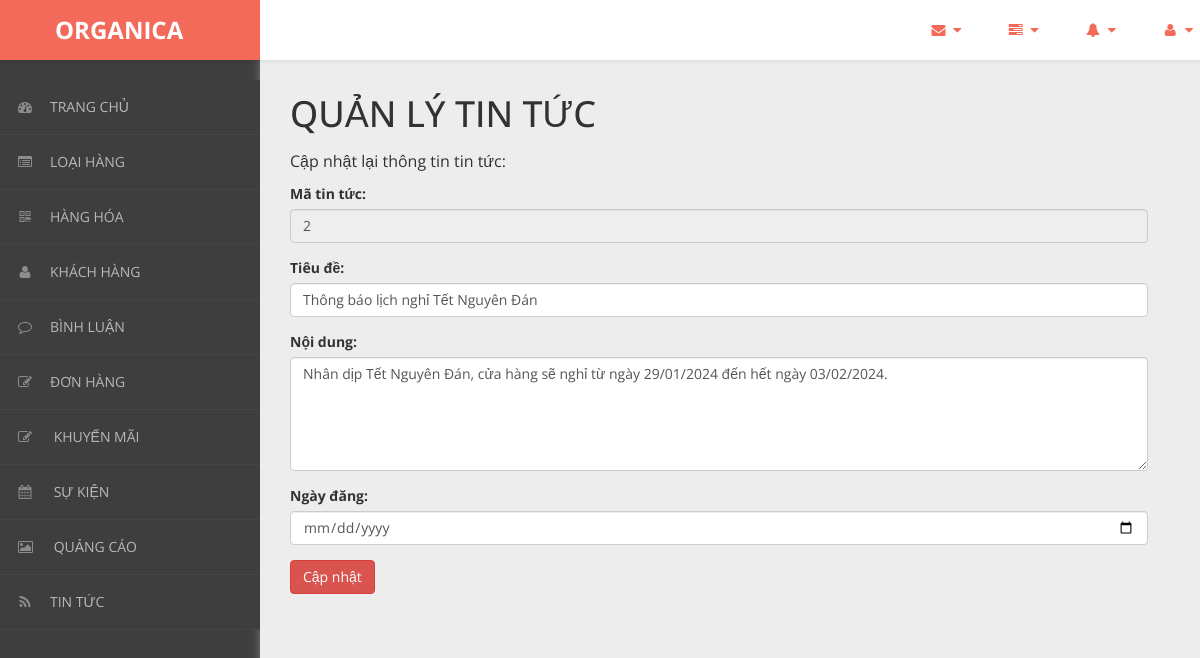
Page /admin/content/tin-tuc/tin-tuc-update.php?ma_tt=2 on the committed database.
### tables this page shows
CREATE TABLE `tin_tuc` (
  `ma_tt` int NOT NULL AUTO_INCREMENT,
  `tieu_de` varchar(150) NOT NULL,
  `noi_dung` text NOT NULL,
  `ngay_dang` datetime NOT NULL,
  PRIMARY KEY (`ma_tt`)
);

### admin/dao/pdo.php (called while the page is built, shortened)
<?php
    function pdo_get_connection(){
        $pdo = new PDO("mysql:host=localhost;dbname=staffcoffee",'root','');
        $pdo->setAttribute(PDO::ATTR_ERRMODE, PDO::ERRMODE_EXCEPTION);
        return $pdo;
    }
    function pdo_query_one($sql){
        $sql_args = array_slice(func_get_args(),1);
        try{
            $conn = pdo_get_connection();
            $stmt = $conn ->prepare($sql);
            $stmt -> execute($sql_args);
            $row = $stmt -> fetch();
            return $row;
        }catch(PDOException $e){
            throw $e;
        }finally{
            unset($conn);
        }
    }
    ?>

### admin/dao/tin-tuc.php (called while the page is built, shortened)
<?php
require_once('pdo.php');
function tin_tuc_select_by_id($ma_tt) {
    $sql = "SELECT * FROM tin_tuc WHERE ma_tt=?";
    return pdo_query_one($sql, $ma_tt);
}
?>

### admin/content/tin-tuc/tin-tuc-update.php (the view, shortened to what this page needs)
<!DOCTYPE html>
<html xmlns="http://www.w3.org/1999/xhtml">
<head>
    <link href="../../../css/admin/css/bootstrap.css" rel="stylesheet" />
    <link href="../../../css/admin/css/font-awesome.css" rel="stylesheet" />
    <link href="../../../css/admin/css/custom-styles.css" rel="stylesheet" />
</head>
<body>
    <div id="wrapper">
        <nav class="navbar navbar-default top-navbar" role="navigation">
            <div class="navbar-header">
                <a class="navbar-brand" href="../../../../RauCuQuaOrganica/trang-chinh/"><strong style="margin-left: 40px;">ORGANICA</strong></a>
            </div>
            <ul class="nav navbar-top-links navbar-right">
                <li class="dropdown">
                    <a class="dropdown-toggle" data-toggle="dropdown" href="#" aria-expanded="false">
                        <i class="fa fa-envelope fa-fw"></i> <i class="fa fa-caret-down"></i>
                    </a>
                </li>
                <li class="dropdown">
                    <a class="dropdown-toggle" data-toggle="dropdown" href="#" aria-expanded="false">
                        <i class="fa fa-tasks fa-fw"></i> <i class="fa fa-caret-down"></i>
                    </a>
                </li>
                <li class="dropdown">
                    <a class="dropdown-toggle" data-toggle="dropdown" href="#" aria-expanded="false">
                        <i class="fa fa-bell fa-fw"></i> <i class="fa fa-caret-down"></i>
                    </a>
                </li>
                <li class="dropdown">
                    <a class="dropdown-toggle" data-toggle="dropdown" href="#" aria-expanded="false">
                        <i class="fa fa-user fa-fw"></i> <i class="fa fa-caret-down"></i>
                    </a>
                </li>
            </ul>
        </nav>
        <nav class="navbar-default navbar-side" role="navigation">
            <div class="sidebar-collapse">
                <ul class="nav" id="main-menu">
                    <li>
                        <a href="../thong-ke/thong-ke-list.php"><i class="fa fa-dashboard"></i>TRANG CHỦ</a>
                    </li>
                    <li>
                        <a href="../loai-hang/loai-hang-list.php"><i class="fa fa-list-alt" aria-hidden="true"></i>LOẠI HÀNG</a>
                    </li>
                    <li>
                        <a href="../hang-hoa/hang-hoa-list.php"><i class="fa fa-qrcode"></i>HÀNG HÓA</a>
                    </li>
                    <li>
                        <a href="../khach-hang/khach-hang-list.php"><i class="fa fa-user"></i>KHÁCH HÀNG</a>
                    </li>
                    <li>
                        <a href="../binh-luan/binh-luan-list.php"><i class="fa fa-comment-o" aria-hidden="true"></i>BÌNH LUẬN</a>
                    </li>
                    <li>
                        <a href="../hoa-don/hoa-don-list.php"><i class="fa fa-edit"></i>ĐƠN HÀNG</a>
                    </li>
                    <li>
                        <a href="../khuyen-mai/khuyen-mai-list.php"><i class="fa fa-edit"></i> KHUYẾN MÃI</a>
                    </li>
                    <li>
                        <a href="../su-kien/su-kien-list.php"><i class="fa fa-calendar"></i> SỰ KIỆN</a>
                    </li>
                    <li>
                        <a href="../quang-cao/quang-cao-list.php"><i class="fa fa-picture-o"></i> QUẢNG CÁO</a>
                    </li>
                    <li>
                        <a href="../tin-tuc/tin-tuc-list.php"><i class="fa fa-rss"></i>TIN TỨC</a>
                    </li>
                </ul>
            </div>
        </nav>
        <div id="page-wrapper">
            <div class="header">
                <div class="page-header">
                    <h1>QUẢN LÝ TIN TỨC</h1>
                    <p>Cập nhật lại thông tin tin tức: </p>
                    <?php
                    require_once('../../dao/tin-tuc.php');
                    extract($_REQUEST);
                    $items = tin_tuc_select_by_id($ma_tt);
                    extract($items);
                    ?>
                    <form action="" method="POST">
                        <div class="form-group">
                            <label>Mã tin tức:</label>
                            <input class="form-control" placeholder="Auto number ..." name="ma_tt" value="<?= $ma_tt ?>" readonly />
                        </div>
                        <div class="form-group">
                            <label for="">Tiêu đề:</label>
                            <input type="text" class="form-control" placeholder="Nhập tiêu đề ..." name="tieu_de" value="<?= $tieu_de ?>" />
                        </div>
                        <div class="form-group">
                            <label for="">Nội dung:</label>
                            <textarea class="form-control" rows="5" placeholder="Nhập nội dung ..." name="noi_dung"><?= $noi_dung ?></textarea>
                        </div>
                        <div class="form-group">
                            <label for="">Ngày đăng:</label>
                            <input type="date" class="form-control" name="ngay_dang" value="<?= $ngay_dang ?>" />
                        </div>
                        <button type="submit" name="btn_update" class="btn btn-danger">Cập nhật</button>
                    </form>
                </div>
            </div>
        </div>
    </div>
</body>
</html>

### css/admin/css/custom-styles.css (style rules this page uses)
body { font-family: 'Open Sans', sans-serif; background: #3E3E3E; }
#wrapper { width: 100%; }
#page-wrapper { padding: 15px 15px; min-height: 600px; background: #EDEDED; }
h1, .h1, h2, .h2, h3, .h3 { margin-top: 7px; margin-bottom: -5px; }
p { font-size:16px; line-height:25px; padding-top:20px; }
.navbar-side { z-index: 0; }
.navbar-side .nav > li > a > i { color: #8C8C8C;padding: 8px;width: 30px;text-align: center; }
.top-navbar { position: fixed; width: 100%; z-index: 300; -webkit-box-shadow: 0 3px 3px rgba(0, 0, 0, 0.05); -moz-box-shadow: 0 3px 3px rgba(0, 0, 0, 0.05); box-shadow: 0 3px 3px rgba(0, 0, 0, 0.05); }
.navbar-side { z-index: 1; position: fixed; width: 260px; top: 80px; }
#page-wrapper { position: relative; top: 55px; box-shadow: 0 0 10px #757575; -moz-box-shadow: 0 0 10px #757575; -webkit-box-shadow: 0 0 10px #757575; }
.page-header { margin: 0;border-bottom: 1px solid transparent;text-align: left;background-color: rgb(237, 237, 237);padding: 32px 22px 32px 0;color: #323232; }
.header { margin: 0 30px; }
.top-navbar { margin:0px; }
.top-navbar .navbar-brand { color: #fff;width: 260px;text-align: left;height: 60px;font-size: 24px;font-weight: 700;line-height: 30px;background: #F36A5A; }
.top-navbar .nav > li { position: relative; display: inline-block; margin: 0px; padding: 0px; }
.top-navbar .nav > li > a { position: relative; display: block; padding: 20px;color: #FFFFFF; margin: 0px; }
.sidebar-collapse , .sidebar-collapse .nav { background:none; }
.sidebar-collapse .nav { padding:0; }
.sidebar-collapse .nav > li > a { color: #B8B8B8; background:transparent; text-shadow:none; font-size: 14px; }
.sidebar-collapse > .nav > li > a { padding: 12px 10px; }
.sidebar-collapse > .nav > li { border-bottom: 1px solid rgba(107, 108, 109, 0.19); }
.navbar-side { border:none; background: #3E3E3E; }
.top-navbar { background: #FFFFFF; border-bottom:none; }
.top-navbar .nav > li > a > i { margin-right: 2px; }
.navbar-default { border:0px solid black; }
.navbar-header { background: transparent; }
.nav > li > a > i { margin-right:10px; color: rgb(243, 106, 90); }
@media (min-width:768px) { #page-wrapper { margin: 0 0 0 260px; padding: 0; min-height: 1200px; } }
@media (min-width:768px) { .navbar-side { width: 260px; z-index: 1; } }
@media (min-width:768px) { .navbar { border-radius: 0px; } }

### rows in the picture
tin_tuc: ma_tt "2", tieu_de "Thông báo lịch nghỉ Tết Nguyên Đán", noi_dung "Nhân dịp Tết Nguyên Đán, cửa hàng sẽ nghỉ từ ngày 29/01/2024 đến hết ngày 03/02/2024."
